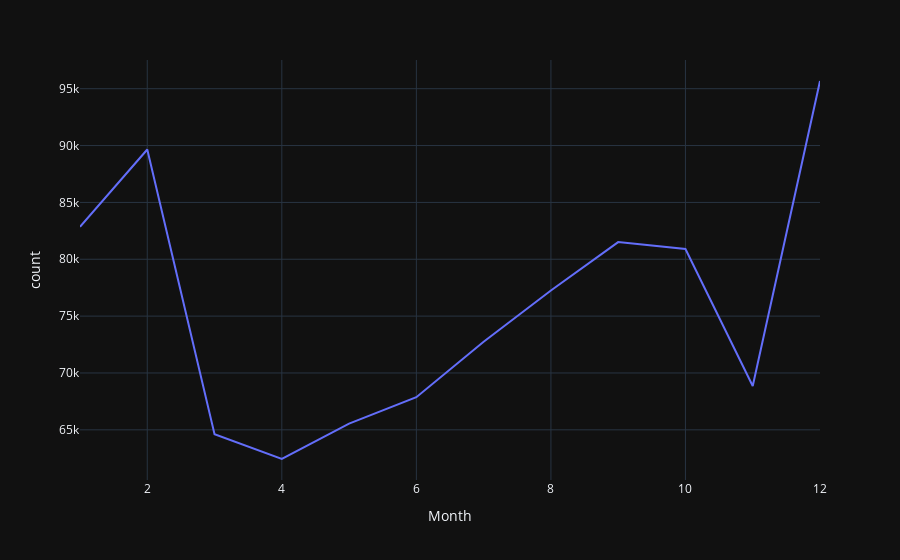

Here is the notebook cell this chart was saved with:
### Code cell
px.line(tickets_by_month, x='Month', y='count', labels={'x': 'Month', 'y': 'Number of Violations'})

### Figure 1 — Plotly figure (JSON) as saved in the notebook; plotly's stock layout.template omitted (floating-point values rounded to 4 significant figures)
{"data": [{"hovertemplate": "Month=%{x}<br>count=%{y}<extra></extra>", "legendgroup": "", "line": {"color": "#636efa", "dash": "solid"}, "marker": {"symbol": "circle"}, "mode": "lines", "name": "", "orientation": "v", "showlegend": false, "x": [1, 2, 3, 4, 5, 6, 7, 8, 9, 10, 11, 12], "xaxis": "x", "y": [82851, 89655, 64615, 62436, 65544, 67868, 72744, 77259, 81512, 80907, 68850, 95676], "yaxis": "y", "type": "scatter"}], "layout": {"xaxis": {"anchor": "y", "domain": [0.0, 1.0], "title": {"text": "Month"}}, "yaxis": {"anchor": "x", "domain": [0.0, 1.0], "title": {"text": "count"}}, "legend": {"tracegroupgap": 0}, "margin": {"t": 60}}}
